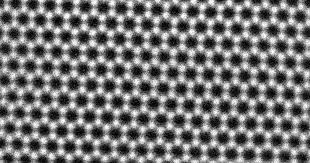
#> input picture module4_Morphometry/module4-COFs/images.jpeg, 310 x 163 px
$ jupyter execute module4-COFs.ipynb
#> lines starting #> are read from the running program, lines starting #| are printed output that depends on the picture; after the words box and inside, x2 and y2 are one past the last pixel; in counts of white or black regions, pixels touching at a corner belong together
# Module 4: Morphometry of Covalent Organic Frameworks (COFs)
## **Objective:** Automated segmentation and structural analysis of porous crystalline frameworks.

[cell 1]
# Author: Llinersy Uranga Pina, LPPI - Cergy-Paris Université
import numpy as np
import pandas as pd
import matplotlib.pyplot as plt
import cv2
from scipy import ndimage as ndi
from skimage import filters, measure, morphology, segmentation, color, feature

# ---
# ## 2. Artificial COF Image Generation
# We simulate a 2D hexagonal COF lattice with "experimental" noise and slight
# lattice distortions typical of TEM or high-res AFM.

def generate_cof_structure(img_size=512, pore_spacing=40, noise_level=0.1):
#> called with img_size = 512, pore_spacing = 40, noise_level = 0.1
    image = np.ones((img_size, img_size)) * 0.2
    y, x = np.ogrid[:img_size, :img_size]

    # Generate Hexagonal Grid Points
    for i in range(0, img_size, pore_spacing):
        for j in range(0, img_size, int(pore_spacing * np.sqrt(3))):
            # Shift every other row for hexagonal packing
            offset = (pore_spacing // 2) if (i // pore_spacing) % 2 == 1 else 0

            # Draw Pores (high intensity centers)
            r, c = i, j + offset
            if r < img_size and c < img_size:
                mask = ((x - c)**2 + (y - r)**2) < (pore_spacing // 3)**2
                image[mask] = np.random.uniform(0.7, 0.9)

    # Add realistic "Experimental" artifacts
    # 1. Blur to simulate microscope resolution limits
    image = filters.gaussian(image, sigma=2)
    # 2. Add Poisson-like noise
    image += np.random.normal(0, noise_level, image.shape)
    # 3. Uneven background (shadows/thickness variations)
    image *= (0.5 + 0.5 * (x / img_size))

    return np.clip(image, 0, 1)

# Generate and display
cof_img = generate_cof_structure()
plt.figure(figsize=(7, 7))
plt.imshow(cof_img, cmap='magma')
plt.title("Simulated COF Structural Image (TEM/AFM Style)")
plt.axis('off')
plt.show()
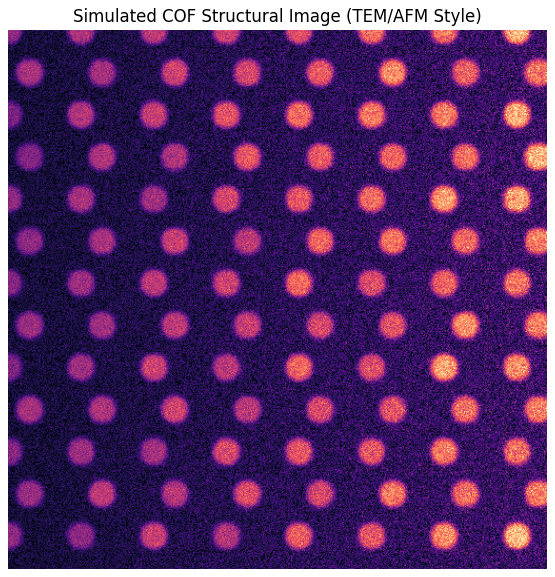
#> figure drawn by matplotlib, 1 panel

# 3. Advanced Segmentation for Low Contrast
#### Simple thresholding fails due to the uneven background.
#### We use an Edge-Detection + Watershed approach.

[cell 2]
# Step 1: Denoising with a Median filter (preserves edges better than Gaussian)
denoised = filters.median(cof_img, morphology.disk(2))

# Step 2: Adaptive Thresholding (Handles local lighting changes)
# We find the "skeleton" of the framework
thresh = filters.threshold_local(denoised, block_size=35, offset=0.02)
binary = denoised > thresh

# Step 3: Morphological Refinement
# Close small holes in the walls and remove single noisy pixels
cleaned = morphology.remove_small_objects(binary, min_size=50)
cleaned = morphology.binary_closing(cleaned, morphology.disk(2))

# Step 4: Individual Pore Identification (Watershed)
distance = ndi.distance_transform_edt(cleaned)
# Find the centers of the pores
local_maxi = feature.peak_local_max(distance, min_distance=15, labels=cleaned)
mask = np.zeros(distance.shape, dtype=bool)
mask[tuple(local_maxi.T)] = True
markers, _ = ndi.label(mask)
labels = segmentation.watershed(-distance, markers, mask=cleaned)

plt.figure(figsize=(12, 6))
plt.subplot(1, 2, 1)
plt.imshow(cleaned, cmap='gray')
plt.title("Binary Mask (Framework Skeleton)")
plt.subplot(1, 2, 2)
plt.imshow(color.label2rgb(labels, bg_label=0))
plt.title("Segmented COF Pores")
plt.show()
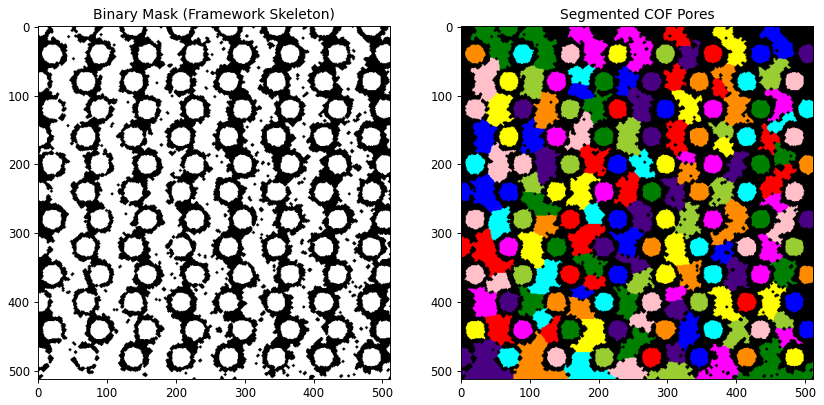
#> figure drawn by matplotlib, 2 panels

## 4. Quantifying the Framework (Morphometry)
#### Extracting data for publication: Pore Size and Shape Distribution.

[cell 3]
props = measure.regionprops_table(labels, properties=['label', 'area', 'equivalent_diameter', 'eccentricity'])
df_pores = pd.DataFrame(props)

# Convert pixels to nm (Assumed scale: 1 pixel = 0.5 nm)
nm_per_pixel = 0.5
df_pores['diameter_nm'] = df_pores['equivalent_diameter'] * nm_per_pixel

print(f"Detected {len(df_pores)} pores.")
print(df_pores.head())

# Visualization
plt.figure(figsize=(10, 4))
plt.subplot(1, 2, 1)
plt.hist(df_pores['diameter_nm'], bins=15, color='teal', edgecolor='black')
plt.title("COF Pore Size Distribution")
plt.xlabel("Pore Diameter (nm)")

plt.subplot(1, 2, 2)
plt.hist(df_pores['eccentricity'], bins=15, color='gold', edgecolor='black')
plt.title("Pore Circularity (0=Perfect Circle)")
plt.xlabel("Eccentricity")
plt.show()
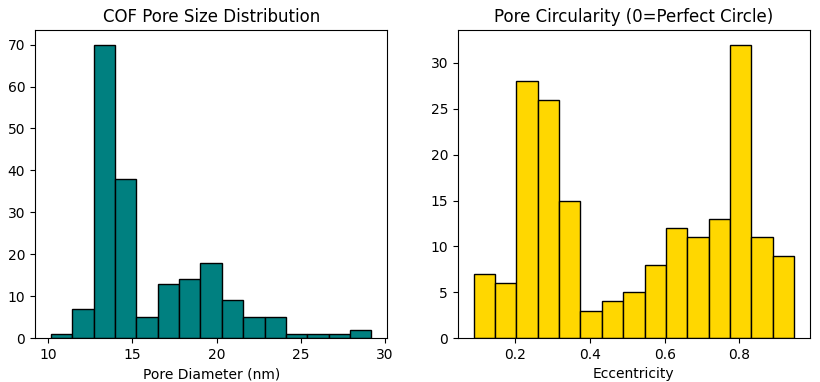
#> figure drawn by matplotlib, 2 panels; panel 1: tallest bar 70 high, from x = 12.72 to 13.98; panel 2: tallest bar 32 high, from x = 0.775 to 0.832

# 🧪 Module 4: Student Lab Challenges (COF Analysis)

### Task 1: Tuning for Crystallinity
In real COFs, the "quality" of the image depends on the sample crystallinity.
1. **Action:** Go to `generate_cof_structure` and change `noise_level` to **0.3**.
2. **Challenge:** Does the current Watershed segmentation still find all the pores? If not, try increasing the `sigma` in the Gaussian filter or the `min_size` in `remove_small_objects`.

---

### Task 1: Answer
**Answer:** **No, the baseline Watershed configuration fails at noise level 0.3.** High high-frequency background noise creates false local intensity maxima inside the walls and fractures. This causes the algorithm to severely **over-segment** (detecting phantom micro-pores) or completely miss real pore boundaries where noise blends the framework wall into the void space.
* **The Optimization Fix:** To restore perfect structural tracking at low crystallinity:
  1. **Increase Gaussian Blurring:** Raising the Gaussian blur parameter (`sigma`) from `2` to `4` or `5` effectively suppresses the added noise variations, establishing smooth gradient vectors toward real pore centers.
  2. **Adjust Morphological Constraints:** Raising `min_size` inside `remove_small_objects` (e.g., from `20` to `100` pixels) filters out random background noise clusters before they are classified as unique pores.

---

### Task 2: Estimating Lattice Parameter
The distance between pore centers is a key physical value for COFs.
1. **Action:** You have the `local_maxi` coordinates.
2. **Task:** Calculate the average distance between neighboring peaks. How does it compare to the `pore_spacing` variable we used to generate the image?

[cell 4]
# --- Task 2: Estimating Lattice Parameter via Nearest-Neighbor Geometry ---
import numpy as np
from scipy.spatial import distance_matrix

def estimate_lattice_parameter(local_maxi_coords, expected_spacing):
    """
    Computes the average distance from each pore center to its closest neighbors
    to estimate the physical grid lattice parameter of the synthesized COF.
    """
#> called with local_maxi_coords = array of shape (190, 2), expected_spacing = 40
    if len(local_maxi_coords) < 2:
        print("❌ Error: Not enough coordinates to calculate distances.")
        return

    # 1. Generate an N x N distance matrix comparing every peak against all others
    dist_mat = distance_matrix(local_maxi_coords, local_maxi_coords)

    # 2. Replace diagonal zeros (distance to self) with infinity to find true neighbors
    np.fill_diagonal(dist_mat, np.inf)

    # 3. For each pore, find the distance to its closest 4 neighbors (square/hexagonal topology)
    # We sort each row and take the average of the closest valid neighbors
    closest_distances = []
    for row in dist_mat:
        sorted_row = np.sort(row)
        # Take closest 4 neighbors to account for lattice geometry edges
        closest_neighbors = sorted_row[:4]
        closest_distances.append(np.mean(closest_neighbors))

    estimated_spacing = np.mean(closest_distances)

    print("=========================================")
    print("📏 COF LATTICE METRIC ANALYSIS:")
    print("=========================================")
    print(f"-> True Sim Spacing Parameter:  {expected_spacing:.2f} pixels")
    print(f"-> AI Estimated Spacing (Avg):  {estimated_spacing:.2f} pixels")
    print(f"-> Absolute Measurement Error:  {abs(estimated_spacing - expected_spacing):.2f} pixels")
    print("=========================================\n")

    return estimated_spacing

# To execute within your workspace pipeline, pass your calculated local maxima coordinates:
pore_spacing = 40
estimated_val = estimate_lattice_parameter(local_maxi, expected_spacing=pore_spacing)

### Task 3: Surface Area Calculation (2D)
1. **Action:** Calculate the total area of the "walls" (framework) versus the "pores" (void).
   ```python
   void_area = df_pores['area'].sum()
   total_area = cof_img.size
   porosity_ratio = void_area / total_area
   print(f"2D Porosity: {porosity_ratio:.2%}")

[cell 5]
void_area = df_pores['area'].sum()
total_area = cof_img.size
porosity_ratio = void_area / total_area
print(f"2D Porosity: {porosity_ratio:.2%}")

# Automated Structural Profiling on an External SEM Image
Below is the complete analysis cell. It reads your provided image file (images.jpeg), resizes it to the explicit geometric footprints, and applies adaptive thresholding, morphological thinning, distance maps, and Watershed segmentation to calculate the target metrics.

[cell 6]
# # Module 4b: Real Micrograph Morphometry — Graphene SEM Slices
# **Objective:** Adapt the automated computer-vision pipeline to analyze real experimental SEM data.

import os
import cv2
import numpy as np
import pandas as pd
import matplotlib.pyplot as plt
from scipy import ndimage as ndi
from skimage import filters, morphology, segmentation, color, feature, measure

def analyze_experimental_micrograph(filepath="images.jpeg", target_width=310, target_height=163):
    """
    Loads, targets, segments, and measures physical channel voids from
    an experimental SEM micrograph configuration.
    """
#> called with filepath = 'images.jpeg', target_width = 310, target_height = 163
    # 1. Validation check for the user's workspace path
    if not os.path.exists(filepath):
        print(f"❌ File not found at '{filepath}'.")
        print("💡 Student Action Required: Upload your file to the Colab workspace panel.")
        print("💡 Student Action Required: If using a custom sample, change the name, target_width, and target_height inside this function call.")
        return

    # 2. Read raw file using OpenCV (grayscale flag 0 avoids color channel bloating)
    raw_img = cv2.imread(filepath, 0)
#> raw_img is the input picture: shape (163, 310); min 0, max 255, mean 118.4

    # 3. Dynamic Rescaling Pipeline
    # Normalizing size variables is crucial so that structural filters (like morphological disks)
    # scale accurately to the physical resolution elements.
    img_resized = cv2.resize(raw_img, (target_width, target_height), interpolation=cv2.INTER_AREA)

    # Normalize pixel intensity coordinates from 0-255 down to a 0.0 - 1.0 range
    normalized_img = img_resized / 255.0

    # --- 4. Advanced Preprocessing & Segmentation Protocol ---
    # Step A: Remove high-frequency noise from SEM electronics using a Median filter
    denoised = filters.median(normalized_img, morphology.disk(1))
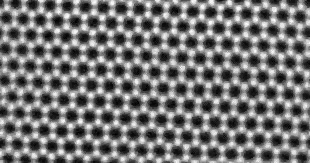
#> denoised: shape (163, 310) float64; min 0, max 1, mean 0.463

    # Step B: Adaptive Thresholding (Corrects for uneven electron beams or lighting gradients)
    thresh = filters.threshold_local(denoised, block_size=21, offset=0.01)
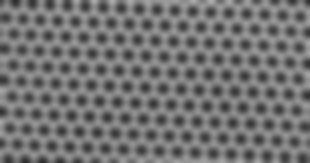
#> thresh: shape (163, 310) float64; min 0.176, max 0.683, mean 0.453
    binary = denoised > thresh
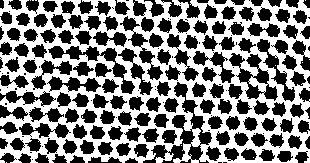
#> binary: shape (163, 310) bool; 49% white; 22 white regions (21 under 20 px), largest, box (x1, y1, x2, y2) and area: (0, 0, 310, 163) 24741

    # Step C: Morphological Cleaning
    cleaned = morphology.remove_small_objects(binary, min_size=20)
#> cleaned: shape (163, 310) bool; 48.8% white; 1 white region, box (x1, y1, x2, y2) and area: (0, 0, 310, 163) 24677
    cleaned = morphology.binary_closing(cleaned, morphology.disk(1))
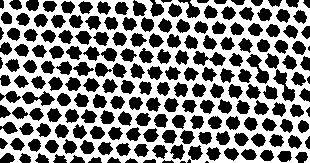
#> cleaned: shape (163, 310) bool; 51.6% white; 199 black regions (5 under 20 px), largest, box (x1, y1, x2, y2) and area: (193, 51, 226, 66) 280, (273, 69, 295, 102) 280, (246, 54, 269, 84) 274

    # Step D: Marker-Controlled Watershed Allocation
    distance = ndi.distance_transform_edt(cleaned)
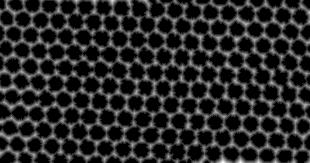
#> distance: shape (163, 310) float64; min 0, max 6.4, mean 1.02; drawn with min black and max white
    local_maxi = feature.peak_local_max(distance, min_distance=8, labels=cleaned)
#> local_maxi = 245 pairs, first value 8 to 154, second value 8 to 300

    mask = np.zeros(distance.shape, dtype=bool)
    mask[tuple(local_maxi.T)] = True
    markers, _ = ndi.label(mask)
    labels = segmentation.watershed(-distance, markers, mask=cleaned)
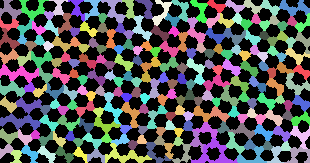
#> labels: shape (163, 310) int32; 246 distinct labels, from 0 to 245; one colour per label, 0 black

    # --- 5. Quantitative Morphometry Calculations ---
    props = measure.regionprops_table(labels, properties=['label', 'area', 'equivalent_diameter', 'eccentricity'])
#> props = 4 items
    df_voids = pd.DataFrame(props)
#> df_voids = table of 245 rows and 4 columns

    # Area distribution processing
    void_area = df_voids['area'].sum()
#> void_area = 26071
    total_area = normalized_img.size
#> total_area = 50530
    porosity_ratio = void_area / total_area
#> porosity_ratio = 0.516

    # --- 6. Visualization & Reporting Engine ---
    print("=========================================")
    print("🔬 EXPERIMENTAL SEM QUANTIFICATION RESULTS:")
    print("=========================================")
    print(f"Processed Dimensions: {target_width} x {target_height} pixels")
    print(f"Detected Pores/Voids: {len(df_voids)} independent domains")
#| Detected Pores/Voids: 245 independent domains
    print(f"Calculated 2D Porosity: {porosity_ratio:.2%}")
#| Calculated 2D Porosity: 51.60%
    print("=========================================\n")

    fig, axes = plt.subplots(2, 2, figsize=(14, 8))

    axes[0, 0].imshow(img_resized, cmap='gray')
    axes[0, 0].set_title("1. Standardized Input (SEM Micrograph)")
    axes[0, 0].axis('off')

    axes[0, 1].imshow(cleaned, cmap='gray')
    axes[0, 1].set_title("2. Cleaned Framework Skeleton (Binary)")
    axes[0, 1].axis('off')

    axes[1, 0].imshow(color.label2rgb(labels, bg_label=0))
    axes[1, 0].set_title("3. Watershed Domain Map")
    axes[1, 0].axis('off')

    # Plot size metrics tracking
    if len(df_voids) > 0:
        axes[1, 1].hist(df_voids['equivalent_diameter'], bins=12, color='darkslateblue', edgecolor='w')
        axes[1, 1].set_title("4. Pore Domain Diameter Distribution")
        axes[1, 1].set_xlabel("Equivalent Diameter (pixels)")
        axes[1, 1].set_ylabel("Frequency Count")
    else:
        axes[1, 1].text(0.5, 0.5, "No domains resolved", ha='center', va='center')

    plt.tight_layout()
    plt.show()
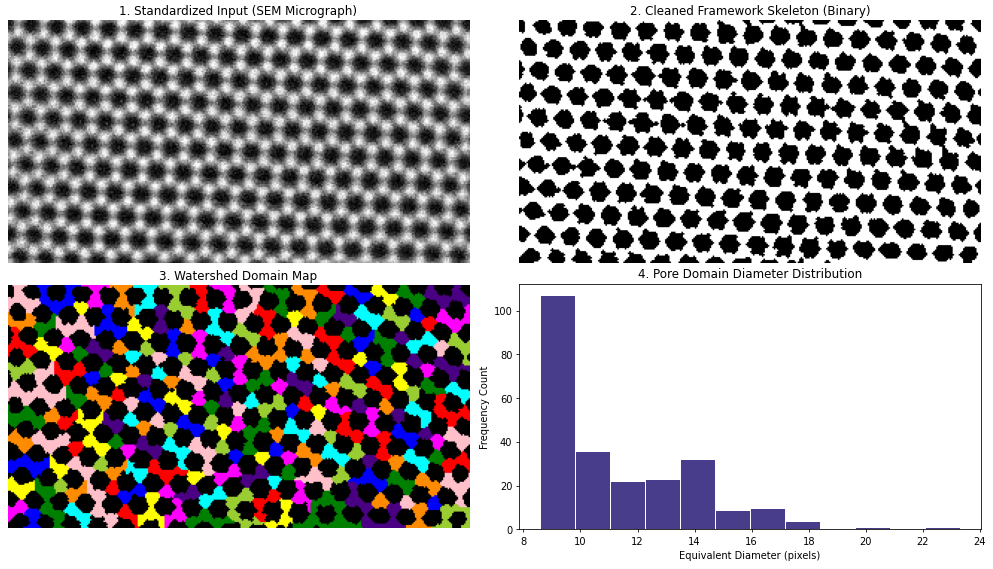
#> figure drawn by matplotlib, 4 panels; panel 4: tallest bar 107 high, from x = 8.59 to 9.82

    return df_voids

# Execute with your provided graphene file attributes:
experimental_data = analyze_experimental_micrograph('images.jpeg', target_width=310, target_height=163)
#> experimental_data = table of 245 rows and 4 columns
